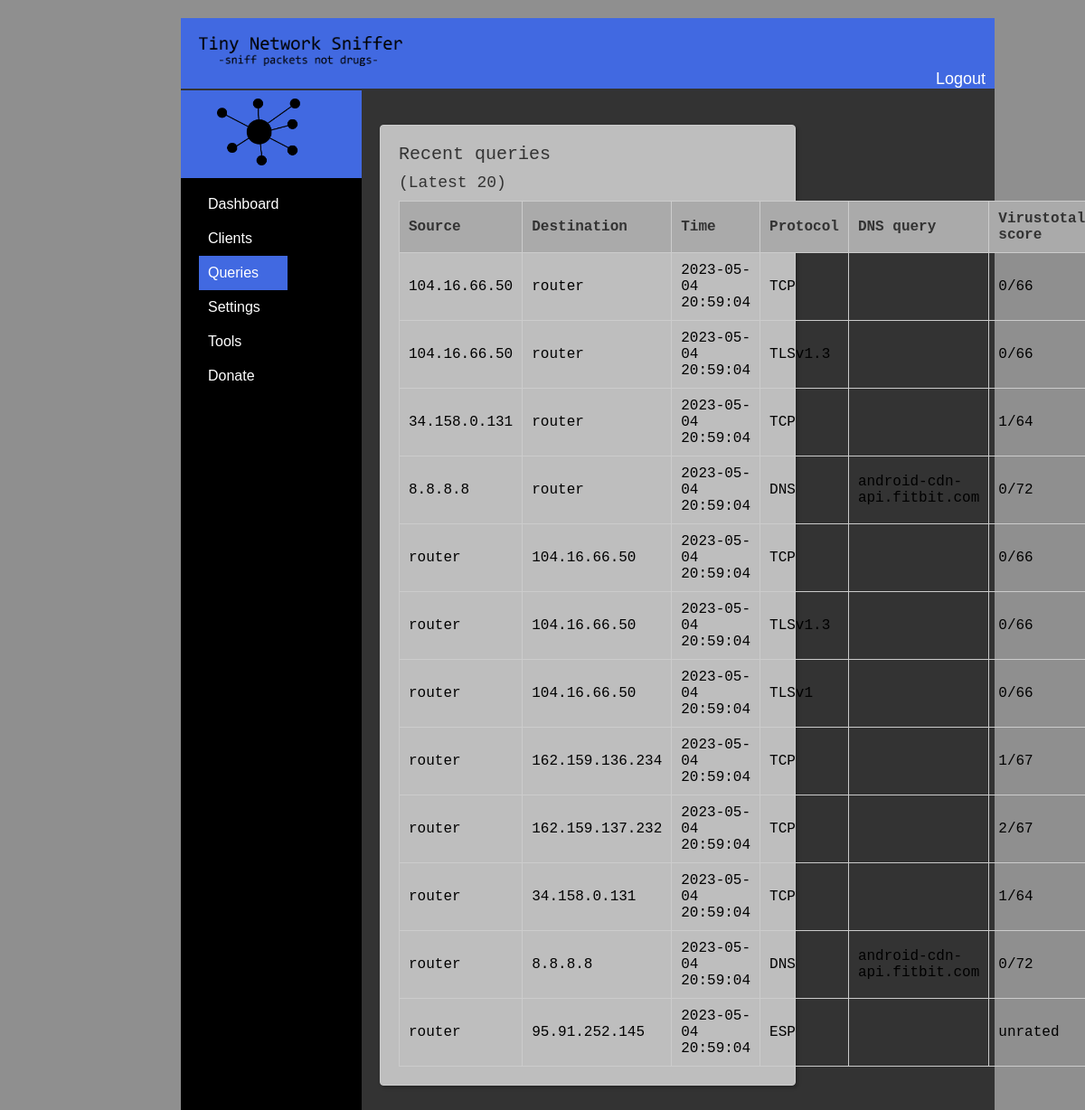
The page /queries (signed in) on the database its author committed.
### tables this page shows
CREATE TABLE dns_queries
    (id INTEGER PRIMARY KEY AUTOINCREMENT,
     timestamp TEXT,
     source_ip TEXT,
     destination_ip TEXT,
     protocol TEXT,
     dns_query TEXT,
     vt_score TEXT,
     vt_lastcheck TEXT);

### flask_webserver.py (the view)
@app.route("/queries")
def queries():
    if "username" in session:
        conn = sqlite3.connect("database.db")
        c = conn.cursor()
        c.execute(
            "SELECT source_ip, destination_ip, timestamp,protocol, dns_query, vt_score FROM dns_queries LIMIT 20"
        )
        rows = c.fetchall()
        print(rows)
        conn.close()
        return render_template("queries.html", rows=rows)
    else:
        return redirect(url_for("login"))

### templates/queries.html (shortened to what this page needs)
<!DOCTYPE html>
<html>
<head>
	<link rel="stylesheet" type="text/css" href="../static/css/home.css">
</head>
<body>
	<div class="container">
		<div class="sidebar">
			<div class="logo">
				<img src="../static/img/Logoohnetext.png" class="logo">
			</div>
			<ul>
				<li><a href="home">Dashboard</a></li>
				<li><a href="clients">Clients</a></li>
				<li class="active"><a href="#">Queries</a></li>
				<li><a href="settings">Settings</a></li>
				<li><a href="tools">Tools</a></li>
				<li><a href="donate">Donate</a></li>
			</ul>
		</div>
		<div class="header">
			<img src="../static/img/textonly.png" width=25% >
			<div class="user-info">
				<a class="loggoutbtn" onclick="logout()">Logout</a>
			</div>
		</div>
		<div class="main-content">
			<div class="dashboard">
				<div class="dashboard-item">
					<h2>Recent queries</h2>
					<h3>
						(Latest 20)
					</h3>
					<table>
						<thead>
							<tr>
								<th>Source</th>
								<th>Destination</th>
								<th>Time</th>
								<th>Protocol</th>
								<th>DNS query</th>
								<th>Virustotal score</th>
							</tr>
						</thead>
						<tbody>
							{% for row in rows %}
							<tr>
								<td>{{ row[0] }}</td>
								<td>{{ row[1] }}</td>
								<td>{{ row[2] }}</td>
								<td>{{ row[3] }}</td>
								<td>{{ row[4] }}</td>
								<td>{{ row[5] }}</td>
							</tr>
							{% endfor %}
						</tbody>
					</table>
				</div>
			</div>
		</div>
	</div>
</body>
</html>

### static/css/home.css (style rules this page uses)
* { box-sizing: border-box; margin: 0; padding: 0; }
body { font-family: Arial, sans-serif; background-color: #1d1d1d7e; }
.loggoutbtn { font-size: 18px; color: white; background-color: #4169E1; cursor:pointer; }
.sidebar { background-color: #000000; color: #fff; height: 100%; position: fixed; top: 0; width: 200px; padding-left: 20px; display: flex; flex-direction: column; align-items: flex-start; justify-content: flex-start; top: 100px; left: 200px; }
.sidebar li { padding: 10px; }
.logo { margin-left: -20px; margin-bottom: 10px; text-align: center; background-color: #4169E1; }
.logo img { width: 50%; display: inline-block; }
ul { list-style: none; margin: 0; padding: 0; }
li { padding: 10px 20px; }
li.active { background-color: #4169E1; }
a { color: #fff; text-decoration: none; }
.main-content { padding-top: 200px; margin-left: 200px; padding: 20px; background-color: #333; margin-right: 100px; }
.header { background-color: #4169E1; color: #fff; padding: 0px; flex-grow: 1; margin-top: 20px; margin-left: 200px; margin-right: 100px; }
.header img { margin-left: 20px; margin-top: 20px; }
.user-info { display: flex; align-items: center; justify-content: flex-end; background-color: #4169E1; }
.user-info a { margin-right: 10px; }
.dashboard { justify-content: space-between; display: flex; flex-wrap: wrap; margin-top: 20px; gap: 20px; padding-left: 200px; padding-right: 200px; }
.dashboard-item { flex: 1 1 300px; background-color: #bebebe; border: 1px solid #ccc; border-radius: 4px; box-shadow: 2px 2px 4px rgba(0, 0, 0, 0.3); margin-bottom: 20px; padding: 20px; width: calc(50% - 10px); }
.dashboard-item h2 { font-family: "Consolas", monospace; font-size: 20px; font-weight: normal; margin-bottom: 10px; color: #333; }
.dashboard-item h3 { font-family: "Consolas", monospace; font-size: 18px; font-weight: normal; margin-bottom: 10px; color: #333; }
.dashboard-item table { border-collapse: collapse; margin-top: 10px; width: 100%; }
.dashboard-item table th, .dashboard-item table td { font-family: "Consolas", monospace; border: 1px solid #ccc; padding: 10px; text-align: left; }
.dashboard-item table th { background-color: rgb(170, 170, 170); color: #333; }

### rows shown on the page
dns_queries: source_ip "104.16.66.50", destination_ip "router", timestamp "2023-05-04 20:59:04", protocol "TCP", vt_score "0/66"
dns_queries: source_ip "104.16.66.50", destination_ip "router", timestamp "2023-05-04 20:59:04", protocol "TLSv1.3", vt_score "0/66"
dns_queries: source_ip "34.158.0.131", destination_ip "router", timestamp "2023-05-04 20:59:04", protocol "TCP", vt_score "1/64"
dns_queries: source_ip "8.8.8.8", destination_ip "router", timestamp "2023-05-04 20:59:04", protocol "DNS", dns_query "android-cdn-api.fitbit.com", vt_score "0/72"
dns_queries: source_ip "router", destination_ip "104.16.66.50", timestamp "2023-05-04 20:59:04", protocol "TCP", vt_score "0/66"
dns_queries: source_ip "router", destination_ip "104.16.66.50", timestamp "2023-05-04 20:59:04", protocol "TLSv1.3", vt_score "0/66"
dns_queries: source_ip "router", destination_ip "104.16.66.50", timestamp "2023-05-04 20:59:04", protocol "TLSv1", vt_score "0/66"
dns_queries: source_ip "router", destination_ip "162.159.136.234", timestamp "2023-05-04 20:59:04", protocol "TCP", vt_score "1/67"
dns_queries: source_ip "router", destination_ip "162.159.137.232", timestamp "2023-05-04 20:59:04", protocol "TCP", vt_score "2/67"
dns_queries: source_ip "router", destination_ip "34.158.0.131", timestamp "2023-05-04 20:59:04", protocol "TCP", vt_score "1/64"
dns_queries: source_ip "router", destination_ip "8.8.8.8", timestamp "2023-05-04 20:59:04", protocol "DNS", dns_query "android-cdn-api.fitbit.com", vt_score "0/72"
dns_queries: source_ip "router", destination_ip "95.91.252.145", timestamp "2023-05-04 20:59:04", protocol "ESP", vt_score "unrated"
